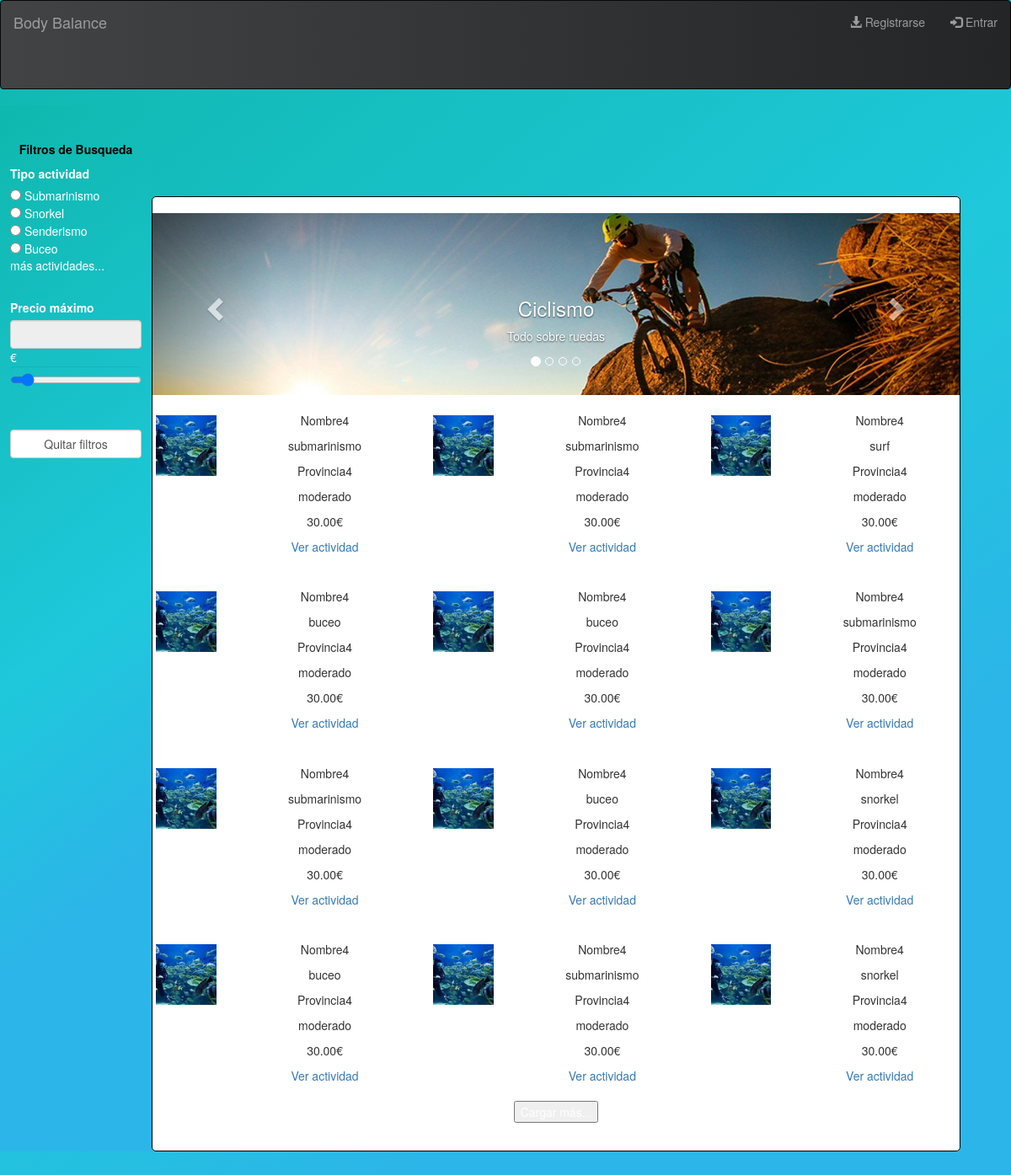
Page /PI_2018/index.php on the committed database.
### tables this page shows
CREATE TABLE oferta(
	id int NOT NULL AUTO_INCREMENT,
	cif_empresa varchar(9),
	nombre varchar(25),
	provincia varchar(30),
	municipio varchar(30),
	duracion varchar(30),
	num_plazas int,
	tipo_actividad varchar(30),
	descripcion varchar(150),
	localizacion varchar(30),
	precio double(5,2),
	dificultad varchar(15),
  imagen_oferta varchar(100),
  categoria varchar(20),
	fecha_inicio date,
	fecha_fin date,
	PRIMARY KEY (id),
	FOREIGN KEY (cif_empresa) REFERENCES empresa(cif)
);

### PI_2018/index.php (the view, shortened to what this page needs)
<?php
include 'php/connection.php';
$global_sql = "SELECT * FROM oferta ORDER BY fecha_inicio DESC";
$global_cont_sql = "SELECT COUNT(*) AS `count` FROM `oferta`";
?>
<!DOCTYPE html>
<html>
<head>
	<link rel="stylesheet" type="text/css" href="./css/style.css">
	<link rel="stylesheet" href="https://maxcdn.bootstrapcdn.com/bootstrap/3.3.7/css/bootstrap.min.css">
</head>
<body>
<header class="navbar navbar-inverse">
  <div class="container-fluid">
    <div class="navbar-header">
      <a class="navbar-brand" href="#">Body Balance</a>
    </div>
    <ul class="nav navbar-nav navbar-right">
    	<?php
        if (!isset($_SESSION['nombre'])) {
            echo '<li><a href="content/selec_reg.php"><span class="glyphicon glyphicon-download-alt"></span> Registrarse</a></li>';
            echo '<li><a href="content/login.html"><span class="glyphicon glyphicon-log-in"></span> Entrar</a></li>';
        }
        ?>
    </ul>
  </div>
</header>
<nav class="menuPrincipalUser">
</nav>
<aside class="filtroBusqueda">
</aside>
<section>
	<article>
		<div id="myCarousel" class="carousel slide carousel-generico" data-ride="carousel">
		  <ol class="carousel-indicators">
		    <li data-target="#myCarousel" data-slide-to="0" class="active"></li>
		    <li data-target="#myCarousel" data-slide-to="1"></li>
		    <li data-target="#myCarousel" data-slide-to="2"></li>
		    <li data-target="#myCarousel" data-slide-to="3"></li>
		  </ol>
		  <div class="carousel-inner" role="listbox">
		    <div class="item active">
		      <img src="./img/ciclismo-slider.jpg" alt="ciclismo">
		      <div class="carousel-caption">
		        <h3>Ciclismo</h3>
			        <p>Todo sobre ruedas</p>
		      </div>
		    </div>
		  </div>
		  <a class="left carousel-control" href="#myCarousel" role="button" data-slide="prev">
		    <span class="glyphicon glyphicon-chevron-left" aria-hidden="true"></span>
		  </a>
		  <a class="right carousel-control" href="#myCarousel" role="button" data-slide="next">
		    <span class="glyphicon glyphicon-chevron-right" aria-hidden="true"></span>
		  </a>
		</div>
	</article>
	<article>
        <div class="row tabla">
        <?php
        	$result = $conexion->query($global_cont_sql);
			$fila = $row = $result->fetch_assoc();
			$ofertas_encontradas = $fila['count'];
			$count = 12;
            $sql = $global_sql;
            $result = $conexion->query($sql);
            if (isset($_GET['load'])) {
                for ($i = 1; $i <= $ofertas_encontradas; $i++) {
                    $row = $result->fetch_assoc();
                    $nombre = $row['nombre'];
                    $provincia = $row['provincia'];
                    $actividad = $row['tipo_actividad'];
                    $precio = $row['precio'];
                    $dificultad = $row['dificultad'];
                    echo '  <div class="col-lg-4 actividad">
                    <div class="row">
                        <div class="col-lg-4">
                            <img src="./img/submarinismo.jpg" alt="submarinismo" class="listImg">
                        </div>
                        <div class="col-lg-8">
                            <p id="nombre">'.$nombre.'</p>
                            <p id="actividad">'.$actividad.'</p>
                            <p id="provincia">'.$provincia.'</p>
                            <p id="dificultad">'.$dificultad.'</p>
                            <p id="precio">'.$precio.'€</p>
                            <a href="content/oferta.php?id='.$row['id'].'">Ver actividad</a>
                        </div>
                    </div>
                </div>';
                }
            } else {
                for ($i = 1; $i <= $count; $i++) {
                    $row = $result->fetch_assoc();
                    $nombre = $row['nombre'];
                    $provincia = $row['provincia'];
                    $actividad = $row['tipo_actividad'];
                    $precio = $row['precio'];
                    $dificultad = $row['dificultad'];
                    echo '  <div class="col-lg-4 actividad">
                    <div class="row">
                        <div class="col-lg-4">
                            <img src="./img/submarinismo.jpg" alt="submarinismo" class="listImg">
                        </div>
                        <div class="col-lg-8">
                            <p id="nombre">'.$nombre.'</p>
                            <p id="actividad">'.$actividad.'</p>
                            <p id="provincia">'.$provincia.'</p>
                            <p id="dificultad">'.$dificultad.'</p>
                            <p id="precio">'.$precio.'€</p>
                            <a href="content/oferta.php?id='.$row['id'].'">Ver actividad</a>
                        </div>
                    </div>
                </div>';
                }
            }
        ?>
  		</div>
        <form action="?load=all" method="get">
            <button id="cargar">Cargar más...</button>
        </form>
	</article>
</section>
<footer>
</footer>
</body>
</html>

### PI_2018/css/style.css (style rules this page uses)
body, html { -width: 100%; min-height: 100%; height: 100% !important; top:0; left:0; }
body { position: absolute; background: linear-gradient(141deg, #0fb8ad 0%, #1fc8db 51%, #2cb5e8 75%); }
header { background: #232526; background: -webkit-linear-gradient(to right, #414345, #232526); background: linear-gradient(to right, #414345, #232526); width: 100%; height: 7.5%; float: left; }
nav { width: 80%; height: 7.5%; float: right; margin-right: 5%; }
section { background-color: white; width: 80%; min-height: 80%; float: left; border-style: solid; border-width: 1px; border-color: black; border-radius: 5px; }
article { width: 100%; background-color: white; display: inline-block; text-align: center; }
aside { width: 15%; min-height: 87.5%; height: auto; float: left; padding-top: 2%; padding-left: 1%; padding-right: 1%; }
footer { width: 100%; height: 5%; float: left; }
.listImg { width: 100%; height: 100%; padding: 5%; }
.carousel-generico { margin-top: 2%; }
.actividad { margin-top: 2%; margin-bottom: 2%; }

### PI_2018/components/index/filtroBusqueda/css/style.css (style rules this page uses)
aside { background: linear-gradient(141deg, #0fb8ad 0%, #1fc8db 51%, #2cb5e8 75%); }
form { color: white; }
input, button { color: black; }

### rows in the picture
oferta: nombre "Nombre4", tipo_actividad "submarinismo", provincia "Provincia4", dificultad "moderado", precio "30.00"
oferta: nombre "Nombre4", tipo_actividad "submarinismo", provincia "Provincia4", dificultad "moderado", precio "30.00"
oferta: nombre "Nombre4", tipo_actividad "surf", provincia "Provincia4", dificultad "moderado", precio "30.00"
oferta: nombre "Nombre4", tipo_actividad "buceo", provincia "Provincia4", dificultad "moderado", precio "30.00"
oferta: nombre "Nombre4", tipo_actividad "buceo", provincia "Provincia4", dificultad "moderado", precio "30.00"
oferta: nombre "Nombre4", tipo_actividad "submarinismo", provincia "Provincia4", dificultad "moderado", precio "30.00"
oferta: nombre "Nombre4", tipo_actividad "submarinismo", provincia "Provincia4", dificultad "moderado", precio "30.00"
oferta: nombre "Nombre4", tipo_actividad "buceo", provincia "Provincia4", dificultad "moderado", precio "30.00"
oferta: nombre "Nombre4", tipo_actividad "snorkel", provincia "Provincia4", dificultad "moderado", precio "30.00"
oferta: nombre "Nombre4", tipo_actividad "buceo", provincia "Provincia4", dificultad "moderado", precio "30.00"
oferta: nombre "Nombre4", tipo_actividad "submarinismo", provincia "Provincia4", dificultad "moderado", precio "30.00"
oferta: nombre "Nombre4", tipo_actividad "snorkel", provincia "Provincia4", dificultad "moderado", precio "30.00"
